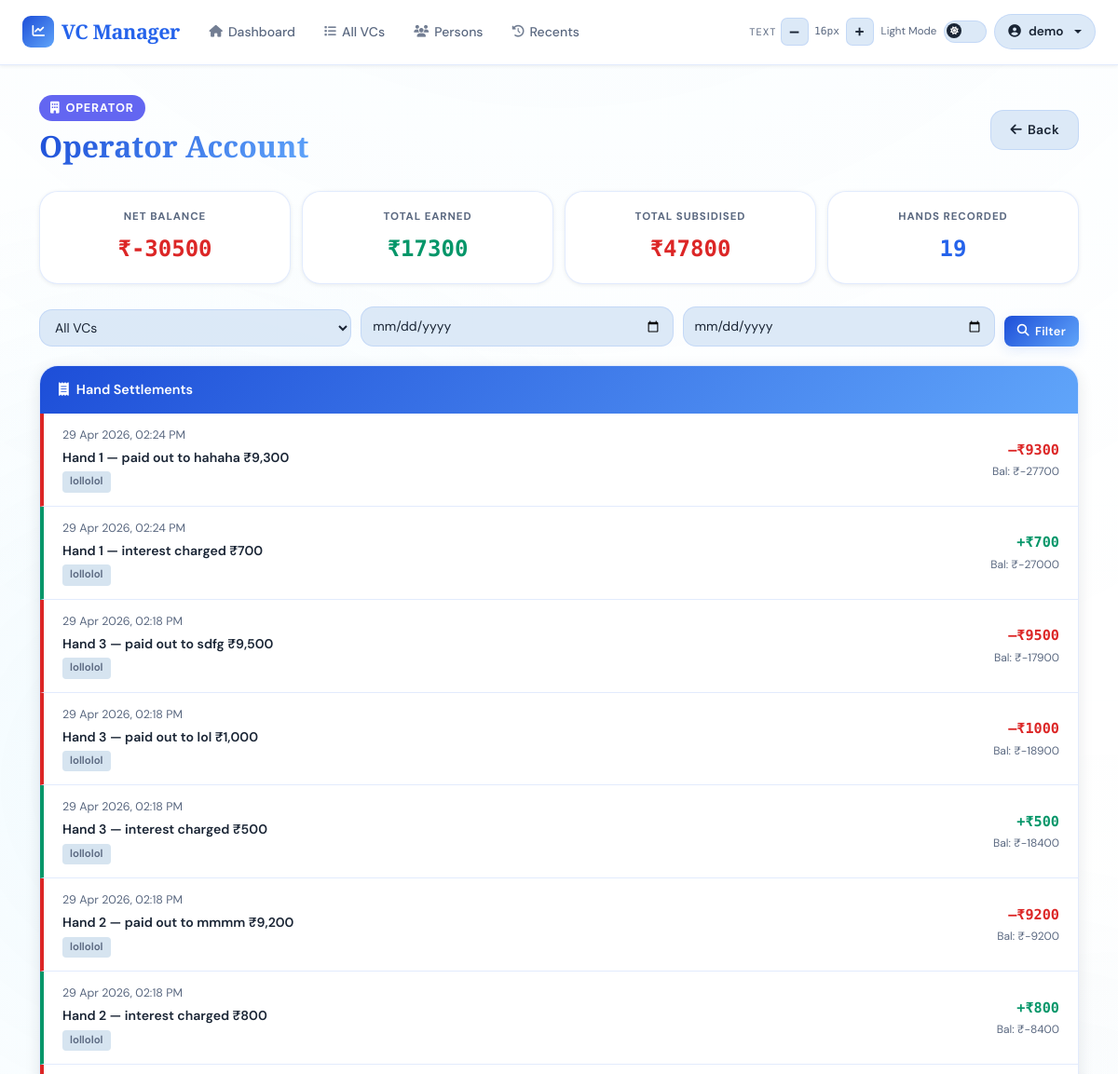
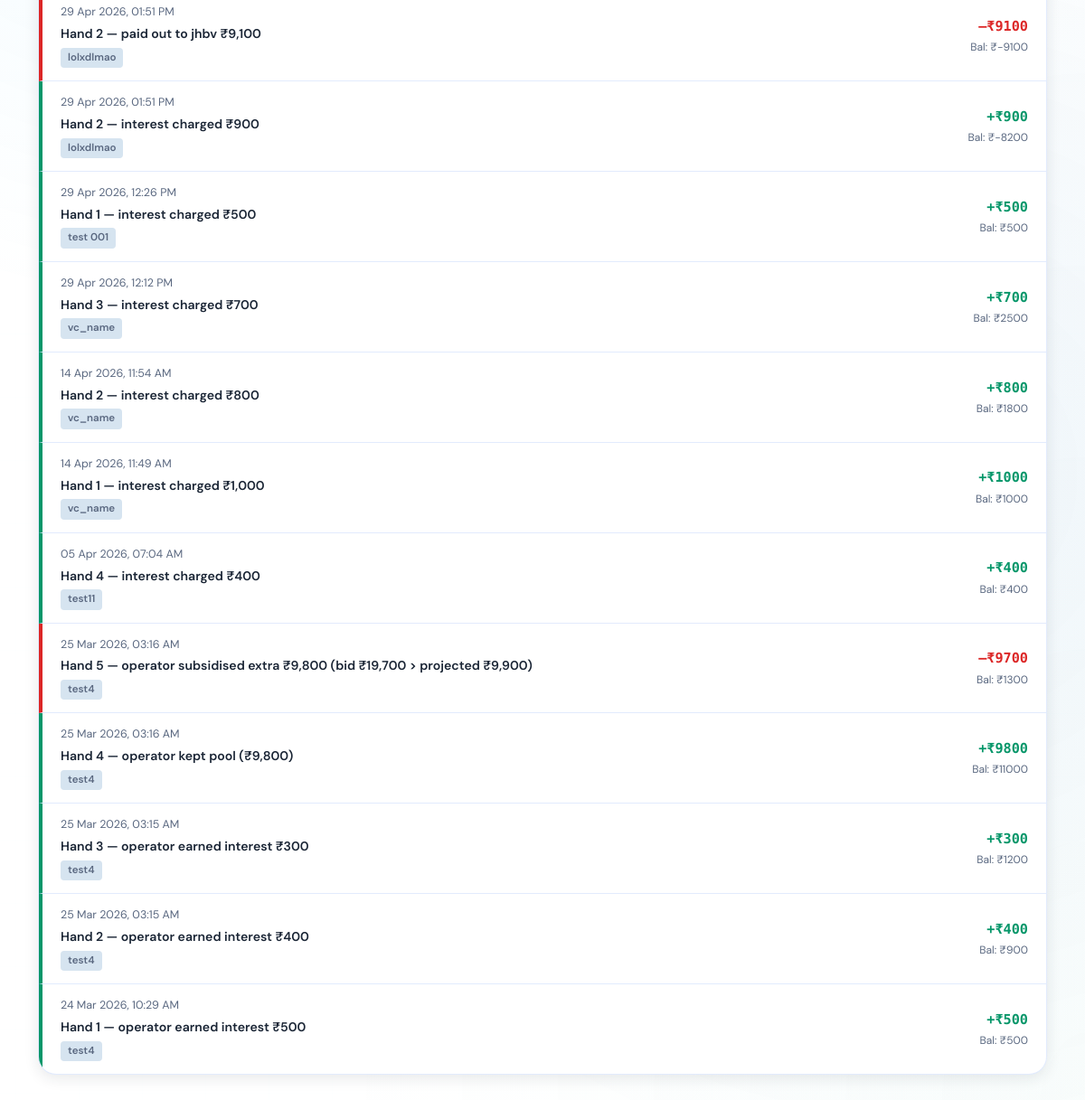
/ledger/operator (signed in), run on the app's committed database (2 pictures, top to bottom).
### app/models/user.py (models this page shows, shortened)
class User(UserMixin, db.Model):
    __tablename__ = 'users'
    id = db.Column(db.Integer, primary_key=True)
    email = db.Column(db.String(120), unique=True, nullable=False, index=True)
    name = db.Column(db.String(120), nullable=False)
    password_hash = db.Column(db.String(255), nullable=True)  # Nullable for OAuth-only users
    google_id = db.Column(db.String(255), unique=True, nullable=True)  # For OAuth users
    created_at = db.Column(db.DateTime, default=datetime.utcnow)
    last_login = db.Column(db.DateTime, nullable=True)
    vcs = db.relationship('VC', backref='user', lazy=True, cascade='all, delete-orphan')
    persons = db.relationship('Person', backref='user', lazy=True, cascade='all, delete-orphan')

### app/models/ledger.py (models this page shows)
class LedgerEntry(db.Model):
    __tablename__ = 'ledger_entries'
    id = db.Column(db.Integer, primary_key=True)
    person_id = db.Column(db.Integer, db.ForeignKey('persons.id'), nullable=True, index=True)
    vc_id = db.Column(db.Integer, db.ForeignKey('vcs.id'), nullable=True, index=True)
    hand_id    = db.Column(db.Integer, db.ForeignKey('vc_hands.id'), nullable=True)
    date = db.Column(db.DateTime, nullable=False, default=datetime.utcnow)
    narration = db.Column(db.Text, nullable=False)
    debit = db.Column(db.Float, default=0)
    credit = db.Column(db.Float, default=0)
    balance = db.Column(db.Float, default=0)
    created_at = db.Column(db.DateTime, default=datetime.utcnow)
    vc = db.relationship('VC', foreign_keys=[vc_id], back_populates='ledger_entries', lazy=True)
    person = db.relationship(
        'Person',
        back_populates='ledger_entries'
    )

### app/models/vc.py (models this page shows, shortened)
class VC(db.Model):
    __tablename__ = 'vcs'
    id           = db.Column(db.Integer, primary_key=True)
    user_id      = db.Column(db.Integer, db.ForeignKey('users.id'), nullable=False, index=True)
    vc_number    = db.Column(db.Integer, unique=True, nullable=False)
    name         = db.Column(db.String(100), nullable=False)
    start_date   = db.Column(db.DateTime, nullable=False, default=lambda: datetime.now(timezone.utc))
    amount       = db.Column(db.Float, nullable=False)
    tenure       = db.Column(db.Integer, nullable=False)
    current_hand = db.Column(db.Integer, default=1)
    narration    = db.Column(db.Text)
    status       = db.Column(db.Enum(PaymentStatus, native_enum=False), default=PaymentStatus.PENDING)
    min_interest = db.Column(db.Float, nullable=False, default=0.0)
    created_at   = db.Column(db.DateTime, default=lambda: datetime.now(timezone.utc))
    updated_at   = db.Column(db.DateTime, default=lambda: datetime.now(timezone.utc),
                             onupdate=lambda: datetime.now(timezone.utc))
    is_deleted   = db.Column(db.Boolean, nullable=False, default=False)
    hands          = db.relationship('VCHand',      backref='vc', lazy=True, cascade='all, delete-orphan')
    payments       = db.relationship('Payment',     backref='vc', lazy=True, cascade='all, delete-orphan')
    ledger_entries = db.relationship('LedgerEntry', back_populates='vc', lazy=True)
    members        = db.relationship('Person', secondary=vc_members, backref='vcs')

### app/routes/ledger.py (the view)
@ledger_bp.route('/operator')
@login_required
def operator_ledger():
    from_date = request.args.get('from_date')
    to_date   = request.args.get('to_date')
    vc_id     = request.args.get('vc_id', type=int)
    user_vc_ids = [v.id for v in VC.query.filter_by(user_id=current_user.id).all()]
    if not user_vc_ids:
        return render_template('ledger/operator.html', entries=[], vcs=[],
                          total_credits=0, total_debits=0, net_balance=0)
    query = LedgerEntry.query.filter(
        LedgerEntry.person_id.is_(None),
        LedgerEntry.vc_id.in_(user_vc_ids)
    )
    if vc_id:
        query = query.filter(LedgerEntry.vc_id == vc_id)
    if from_date:
        query = query.filter(LedgerEntry.date >= datetime.strptime(from_date + ' 00:00:00', '%Y-%m-%d %H:%M:%S'))
    if to_date:
        query = query.filter(LedgerEntry.date <= datetime.strptime(to_date + ' 23:59:59', '%Y-%m-%d %H:%M:%S'))
    entries = query.order_by(LedgerEntry.date.desc()).all()
    entries = [e for e in entries if e is not None]
    vcs = VC.query.filter_by(user_id=current_user.id).order_by(VC.vc_number).all()
    total_credits = sum(float(e.credit or 0) for e in entries)
    total_debits  = sum(float(e.debit  or 0) for e in entries)
    net_balance   = total_credits - total_debits
    return render_template(
        'ledger/operator.html',
        entries=entries,
        vcs=vcs,
        total_credits=total_credits,
        total_debits=total_debits,
        net_balance=net_balance,
    )

### templates/ledger/operator.html (shortened to what this page needs)
{% extends "base.html" %}
{% block content %}
<div class="page-header">
    <div>
        <span class="operator-badge"><i class="fas fa-building"></i>Operator</span>
        <h1 class="page-title">Operator Account</h1>
    </div>
    <a href="{{ url_for('dashboard.index') }}" class="btn btn-secondary">
        <i class="fas fa-arrow-left"></i>Back
    </a>
</div>
<div class="summary-strip">
    <div class="summary-card">
        <div class="summary-label">Net Balance</div>
        <div class="summary-value {{ 'positive' if net_balance >= 0 else 'negative' }}">
            ₹{{ "%.0f"|format(net_balance) }}
        </div>
    </div>
    <div class="summary-card">
        <div class="summary-label">Total Earned</div>
        <div class="summary-value credit">₹{{ "%.0f"|format(total_credits) }}</div>
    </div>
    <div class="summary-card">
        <div class="summary-label">Total Subsidised</div>
        <div class="summary-value debit">₹{{ "%.0f"|format(total_debits) }}</div>
    </div>
    <div class="summary-card">
        <div class="summary-label">Hands Recorded</div>
        <div class="summary-value neutral">{{ entries|length }}</div>
    </div>
</div>
<form method="GET" class="filter-bar">
    <select name="vc_id">
        <option value="">All VCs</option>
    </select>
    <input type="date" name="from_date" value="{{ request.args.get('from_date', '') }}" placeholder="From">
    <input type="date" name="to_date"   value="{{ request.args.get('to_date', '') }}"   placeholder="To">
    <button type="submit" class="btn btn-primary btn-sm"><i class="fas fa-search"></i>Filter</button>
</form>
<div class="entries-card">
    <div class="entries-header">
        <i class="fas fa-receipt"></i>Hand Settlements
    </div>
    {% if entries %}
        {% for entry in entries %}
        <div class="entry-row {{ 'credit' if entry.credit > 0 else 'debit' }}">
            <div class="entry-left">
                <div class="entry-date">{{ entry.date.strftime('%d %b %Y, %I:%M %p') }}</div>
                <div class="entry-narr">{{ entry.narration }}</div>
                {% if entry.vc %}
                    <span class="entry-vc">{{ entry.vc.name }}</span>
                {% endif %}
            </div>
            <div class="entry-right">
                <div class="entry-amount">
                    {% if entry.credit > 0 %}
                        <span style="color:var(--success);">+₹{{ "%.0f"|format(entry.credit) }}</span>
                    {% else %}
                        <span style="color:var(--danger);">–₹{{ "%.0f"|format(entry.debit) }}</span>
                    {% endif %}
                </div>
                <div class="entry-bal">Bal: ₹{{ "%.0f"|format(entry.balance) }}</div>
            </div>
        </div>
        {% endfor %}
    {% else %}
        <div class="empty-state">
            <i class="fas fa-inbox"></i>
            <p>No entries yet. Operator settlements are recorded automatically when hands are distributed.</p>
        </div>
    {% endif %}
</div>
{% endblock %}

### templates/base.html (shortened to what this page needs)
<!DOCTYPE html>
<html lang="en" data-theme="light">
<head>
    <link href="https://cdnjs.cloudflare.com/ajax/libs/font-awesome/6.5.0/css/all.min.css" rel="stylesheet">
    <link href="https://cdn.jsdelivr.net/npm/bootstrap@5.3.0/dist/css/bootstrap.min.css" rel="stylesheet">
    <link rel="stylesheet" href="https://cdn.jsdelivr.net/npm/swiper@11/swiper-bundle.min.css" />
</head>
<body>
<nav class="navbar navbar-expand-lg" role="navigation" aria-label="Main navigation">
    <div class="container-fluid px-4">
        <a class="navbar-brand" href="{{ url_for('dashboard.index') }}">
            <div class="brand-icon" aria-hidden="true"><i class="fas fa-chart-line"></i></div>
            VC Manager
        </a>
        <div class="collapse navbar-collapse" id="navbarNav">
            {% if current_user.is_authenticated %}
            <ul class="navbar-nav me-auto d-none d-md-flex">
                <li class="nav-item"><a class="nav-link" href="{{ url_for('dashboard.index') }}"><i class="fas fa-home"></i>Dashboard</a></li>
                <li class="nav-item"><a class="nav-link" href="{{ url_for('vc.vcs_list') }}"><i class="fas fa-list"></i>All VCs</a></li>
                <li class="nav-item"><a class="nav-link" href="{{ url_for('person.persons') }}"><i class="fas fa-users"></i>Persons</a></li>
                <li class="nav-item"><a class="nav-link" href="{{ url_for('transactions.recent_transactions') }}"><i class="fas fa-history"></i>Recents</a></li>
            </ul>
            {% endif %}
            <div class="d-flex align-items-center ms-auto gap-2 mt-2 mt-lg-0">
                <div class="d-flex align-items-center gap-1" role="toolbar" aria-label="Font size">
                    <span class="a11y-label d-none d-xl-inline">Text</span>
                    <button class="fs-btn" id="fsDecrease" aria-label="Decrease font size">–</button>
                    <span class="fs-display" id="fsDisplay" aria-live="polite">16px</span>
                    <button class="fs-btn" id="fsIncrease" aria-label="Increase font size">+</button>
                </div>
                <div class="d-flex align-items-center gap-2" aria-label="Theme">
                    <span class="toggle-label-text d-none d-xl-inline" id="themeLabel">Dark</span>
                    <label class="toggle-switch" aria-label="Toggle light/dark mode">
                        <div class="toggle-track"></div>
                        <div class="toggle-thumb"><i class="fas fa-moon" id="toggleIcon"></i></div>
                    </label>
                </div>
                {% if current_user.is_authenticated %}
                <div class="dropdown">
                    <button class="user-btn dropdown-toggle" type="button" data-bs-toggle="dropdown" aria-expanded="false">
                        <i class="fas fa-user-circle"></i>
                        <span class="d-none d-sm-inline">{{ current_user.name }}</span>
                    </button>
                </div>
                {% endif %}
            </div>
        </div>
    </div>
</nav>
<main class="main-content" role="main">
    <div class="container">
        {% block content %}{% endblock %}
    </div>
</main>
</body>
</html>

### templates/ledger/operator.html (style rules this page uses)
.page-header { display: flex; justify-content: space-between; align-items: center; gap: 16px; margin-bottom: 28px; flex-wrap: wrap; }
.page-title { font-family: 'Playfair Display', serif; font-size: clamp(1.5rem, 3vw, 2rem); font-weight: 700; background: var(--grad-header); -webkit-background-clip: text; -webkit-text-fill-color: transparent; background-clip: text; margin: 0; }
.operator-badge { background: #6366f1; color: #fff; padding: 4px 12px; border-radius: 30px; font-size: 0.8rem; font-weight: 700; letter-spacing: 0.06em; text-transform: uppercase; display: inline-flex; align-items: center; gap: 6px; margin-bottom: 8px; }
.summary-strip { display: grid; grid-template-columns: repeat(auto-fit, minmax(160px, 1fr)); gap: 12px; margin-bottom: 24px; }
.summary-card { background: var(--surface); border: 1px solid var(--border); border-radius: var(--radius-lg); padding: 18px 20px; text-align: center; box-shadow: var(--shadow-sm); }
.summary-label { font-size: 0.72rem; font-weight: 700; text-transform: uppercase; letter-spacing: 0.08em; color: var(--text-muted); margin-bottom: 6px; }
.summary-value { font-family: 'Space Mono', monospace; font-size: 1.5rem; font-weight: 700; }
.summary-value.negative { color: var(--danger); }
.summary-value.credit { color: var(--success); }
.summary-value.debit { color: var(--danger); }
.summary-value.neutral { color: var(--accent); }
.filter-bar { display: flex; gap: 10px; margin-bottom: 20px; flex-wrap: wrap; align-items: flex-end; }
.filter-bar select, .filter-bar input[type="date"] { background: var(--surface2); color: var(--text); border: 1.5px solid var(--border); border-radius: var(--radius-md); padding: 9px 12px; font-size: 0.875rem; font-family: 'DM Sans', sans-serif; flex: 1; min-width: 140px; }
.entries-card { background: var(--surface); border: 1px solid var(--border); border-radius: var(--radius-lg); overflow: hidden; box-shadow: var(--shadow-md); }
.entries-header { background: var(--grad-header); color: #fff; padding: 14px 20px; font-weight: 600; font-size: 0.9rem; display: flex; align-items: center; gap: 8px; }
.entry-row { display: flex; justify-content: space-between; align-items: center; padding: 14px 20px; border-bottom: 1px solid var(--border); gap: 16px; transition: background var(--transition); }
.entry-row:last-child { border-bottom: none; }
.entry-row.credit { border-left: 4px solid var(--success); }
.entry-row.debit { border-left: 4px solid var(--danger); }
.entry-left { flex: 1; min-width: 0; }
.entry-date { font-size: 0.78rem; color: var(--text-muted); margin-bottom: 2px; }
.entry-narr { font-weight: 600; font-size: 0.88rem; color: var(--text); }
.entry-vc { display: inline-block; margin-top: 3px; background: var(--surface3); color: var(--text-muted); padding: 2px 8px; border-radius: 4px; font-size: 0.72rem; font-weight: 600; }
.entry-right { text-align: right; flex-shrink: 0; }
.entry-amount { font-family: 'Space Mono', monospace; font-weight: 700; font-size: 0.95rem; }
.entry-bal { font-size: 0.75rem; color: var(--text-muted); margin-top: 2px; }

### data on the page
User: name "demo"
LedgerEntry: date "29 Apr 2026, 02:24 PM", narration "Hand 1 — paid out to hahaha ₹9,300", vc.name "lollolol", debit "9300", balance "-27700"
LedgerEntry: date "29 Apr 2026, 02:24 PM", narration "Hand 1 — interest charged ₹700", vc.name "lollolol", credit "700", balance "-27000"
LedgerEntry: date "29 Apr 2026, 02:18 PM", narration "Hand 3 — paid out to sdfg ₹9,500", vc.name "lollolol", debit "9500", balance "-17900"
LedgerEntry: date "29 Apr 2026, 02:18 PM", narration "Hand 3 — paid out to lol ₹1,000", vc.name "lollolol", debit "1000", balance "-18900"
LedgerEntry: date "29 Apr 2026, 02:18 PM", narration "Hand 3 — interest charged ₹500", vc.name "lollolol", credit "500", balance "-18400"
LedgerEntry: date "29 Apr 2026, 02:18 PM", narration "Hand 2 — paid out to mmmm ₹9,200", vc.name "lollolol", debit "9200", balance "-9200"
LedgerEntry: date "29 Apr 2026, 02:18 PM", narration "Hand 2 — interest charged ₹800", vc.name "lollolol", credit "800", balance "-8400"
LedgerEntry: date "29 Apr 2026, 01:51 PM", narration "Hand 2 — paid out to jhbv ₹9,100", vc.name "lolxdlmao", debit "9100", balance "-9100"
LedgerEntry: date "29 Apr 2026, 01:51 PM", narration "Hand 2 — interest charged ₹900", vc.name "lolxdlmao", credit "900", balance "-8200"
LedgerEntry: date "29 Apr 2026, 12:26 PM", narration "Hand 1 — interest charged ₹500", vc.name "test 001", credit "500", balance "500"
LedgerEntry: date "29 Apr 2026, 12:12 PM", narration "Hand 3 — interest charged ₹700", vc.name "vc_name", credit "700", balance "2500"
LedgerEntry: date "14 Apr 2026, 11:54 AM", narration "Hand 2 — interest charged ₹800", vc.name "vc_name", credit "800", balance "1800"
LedgerEntry: date "14 Apr 2026, 11:49 AM", narration "Hand 1 — interest charged ₹1,000", vc.name "vc_name", credit "1000", balance "1000"
LedgerEntry: date "05 Apr 2026, 07:04 AM", narration "Hand 4 — interest charged ₹400", vc.name "test11", credit "400", balance "400"
LedgerEntry: date "25 Mar 2026, 03:16 AM", narration "Hand 5 — operator subsidised extra ₹9,800 (bid ₹19,700 > projected ₹9,900)", vc.name "test4", debit "9700", balance "1300"
LedgerEntry: date "25 Mar 2026, 03:16 AM", narration "Hand 4 — operator kept pool (₹9,800)", vc.name "test4", credit "9800", balance "11000"
LedgerEntry: date "25 Mar 2026, 03:15 AM", narration "Hand 3 — operator earned interest ₹300", vc.name "test4", credit "300", balance "1200"
LedgerEntry: date "25 Mar 2026, 03:15 AM", narration "Hand 2 — operator earned interest ₹400", vc.name "test4", credit "400", balance "900"
LedgerEntry: date "24 Mar 2026, 10:29 AM", narration "Hand 1 — operator earned interest ₹500", vc.name "test4", credit "500", balance "500"

### other printed values
{{ "%.0f"|format(net_balance) }} "-30500"
{{ "%.0f"|format(total_credits) }} "17300"
{{ "%.0f"|format(total_debits) }} "47800"
{{ entries|length }} "19"
